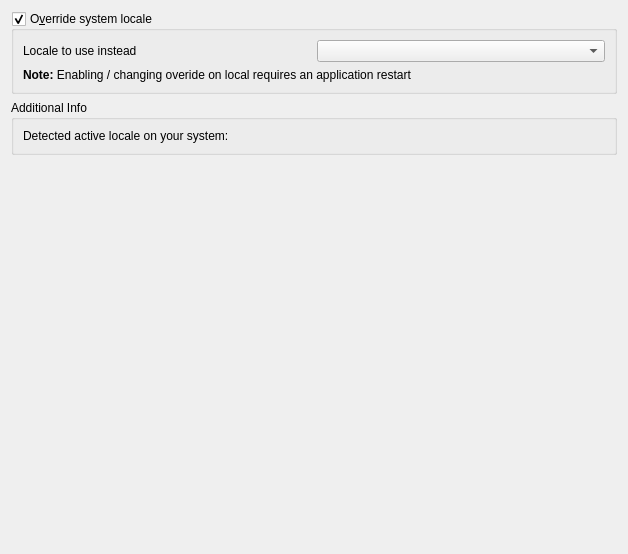
             <widget class="QWidget" name="mOptionsScrollAreaContents_09">
              <property name="geometry">
               <rect>
                <x>0</x>
                <y>0</y>
                <width>628</width>
                <height>554</height>
               </rect>
              </property>
              <layout class="QVBoxLayout" name="verticalLayout_32">
               <item>
                <widget class="QGroupBox" name="grpLocale">
                 <property name="title">
                  <string>O&amp;verride system locale</string>
                 </property>
                 <property name="checkable">
                  <bool>true</bool>
                 </property>
                 <layout class="QGridLayout" name="_12">
                  <item row="0" column="0">
                   <widget class="QLabel" name="label_5">
                    <property name="text">
                     <string>Locale to use instead</string>
                    </property>
                   </widget>
                  </item>
                  <item row="0" column="1">
                   <widget class="QComboBox" name="cboLocale"/>
                  </item>
                  <item row="1" column="0" colspan="2">
                   <widget class="QLabel" name="label_7">
                    <property name="text">
                     <string>&lt;b&gt;Note:&lt;/b&gt; Enabling / changing overide on local requires an application restart</string>
                    </property>
                    <property name="wordWrap">
                     <bool>true</bool>
                    </property>
                   </widget>
                  </item>
                 </layout>
                </widget>
               </item>
               <item>
                <widget class="QGroupBox" name="groupBox_12">
                 <property name="title">
                  <string>Additional Info</string>
                 </property>
                 <layout class="QGridLayout" name="_13">
                  <item row="0" column="0">
                   <widget class="QLabel" name="lblSystemLocale">
                    <property name="text">
                     <string>Detected active locale on your system:</string>
                    </property>
                   </widget>
                  </item>
                 </layout>
                </widget>
               </item>
               <item>
                <spacer name="verticalSpacer_2">
                 <property name="orientation">
                  <enum>Qt::Vertical</enum>
                 </property>
                 <property name="sizeHint" stdset="0">
                  <size>
                   <width>20</width>
                   <height>40</height>
                  </size>
                 </property>
                </spacer>
               </item>
              </layout>
             </widget>
